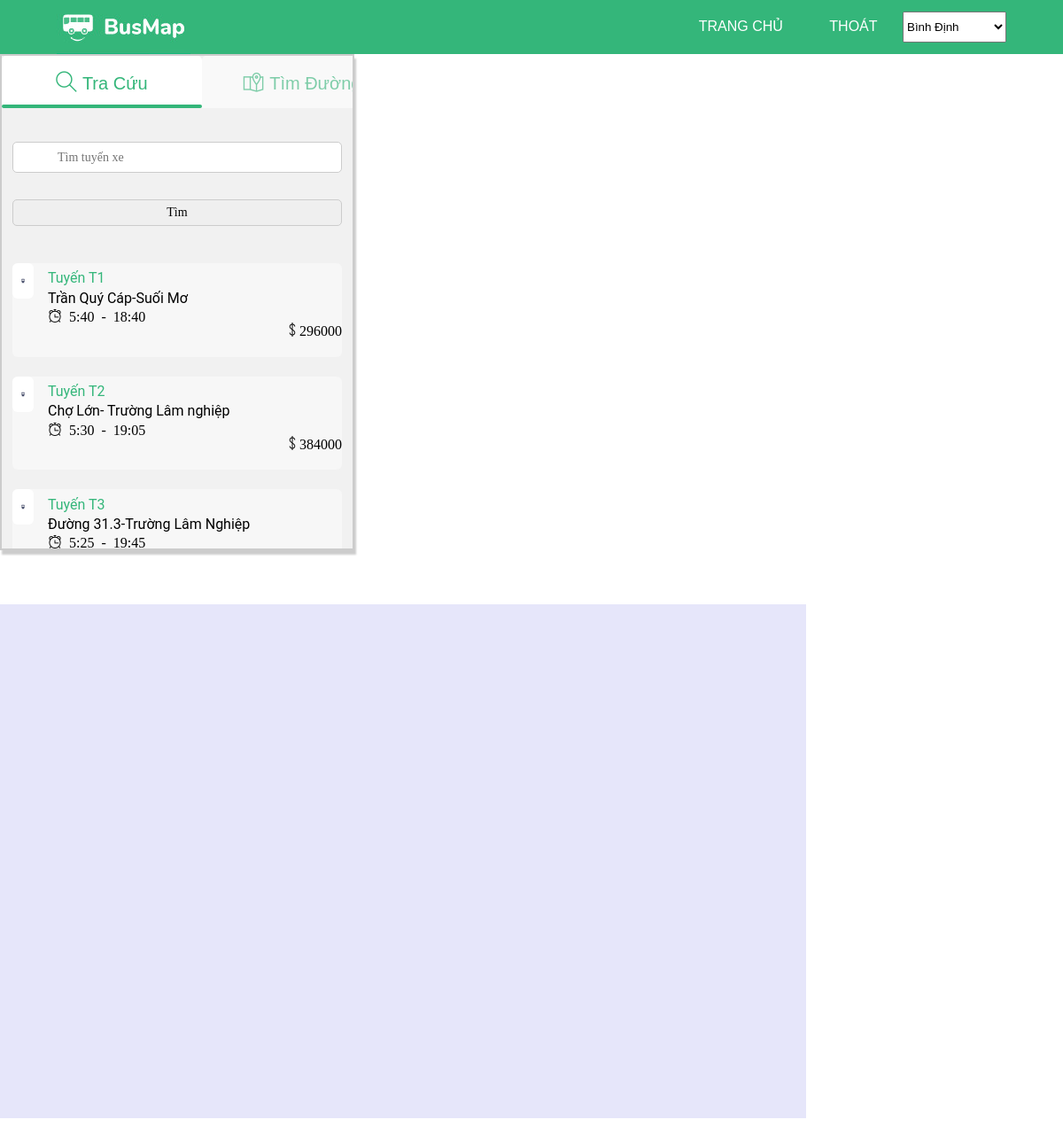
/project/exam.php, run on the app's committed database.
### tables this page shows
CREATE TABLE IF NOT EXISTS `danhsachtuyen` (
  `matuyen` varchar(10) NOT NULL,
  `tentuyen` text NOT NULL,
  `giokhoihanh` text NOT NULL,
  `gioketthuc` text NOT NULL,
  `matrambatdau` varchar(10) NOT NULL,
  `matramketthuc` varchar(10) NOT NULL,
  `tansuat` int(11) NOT NULL,
  `lotrinh` text NOT NULL,
  `soluongxe` int(11) NOT NULL,
  `trangthai` bit(1) DEFAULT b'1',
  PRIMARY KEY (`matuyen`),
  KEY `fk_dstuyen_matrambatdau` (`matrambatdau`),
  KEY `fk_dstuyen_matramketthuc` (`matramketthuc`)
);

### project/site.php (called while the page is built, shortened)
<?php
	function load_topTraCuuTimDuong()
	{
		require('widget/topTraCuuTimDuong.php');
	}
?>

### project/exam.php (the view, shortened to what this page needs)
<?php
	require 'site.php';
	load_topTraCuuTimDuong();
?>
<?php
	$kn = mysqli_connect ('localhost', 'root', '', 'xebuyt') or die ('Không thể kết nối tới database');
	mysqli_set_charset($kn, 'UTF8');
	mysqli_query($kn, "set name 'utf8'");
?>
<html lang="en">
<head>
    <link href="//maxcdn.bootstrapcdn.com/font-awesome/4.1.0/css/font-awesome.min.css" rel="stylesheet">
    <link rel="stylesheet" href="style/fonts/themify-icons/themify-icons.css">
    <link rel="stylesheet" href="style/css/style.css">
</head>
<body>
<div class="tab-map">
<div class="tab">
    <div class="tabs">
        <div class="tab-item active">
          <i class="tab-icon ti-search"></i>
          Tra Cứu
        </div>
        <div class="tab-item">
          <i class="tab-icon ti-map-alt"></i>
          Tìm Đường
        </div>
        <div class="line"></div>
    </div>
    <div class="tab-content">
        <div class="tab-pane active">
            <form action="#" name="fdk" method="POST">
                <input style="float: right;" class="tra_input" type="text" name="tuyen" size="30" placeholder="Tìm tuyến xe">
                <a href="#" ><input class="btnsubmit" type= "submit" name= "btnTim" value= "Tìm"></a>
            </form>
			<?php
				$danhsachtuyen = array(
				'T1',
				'T2',
				'T3',
				);
				$count = count($danhsachtuyen);
				for ($i = 0; $i < $count; $i++){ ?>
			<a href="#" class="btn-item">
			<div class="items">
                <div class="icon-container">
                    <img class="icon-car" src="style/img/icon-car.svg" alt="icon">
                </div>
                <div class="items-info">
						<?php
							$caulenh="SELECT tentuyen, giokhoihanh, gioketthuc , SUM(giave) AS GiaVe FROM danhsachtuyen AS a, danhsachtramke AS b ,vengay WHERE a.matuyen='".$danhsachtuyen[$i]."' AND b.matuyen='".$danhsachtuyen[$i]."' AND b.mavengay=vengay.mavengay";
							$ketqua=mysqli_query($kn,$caulenh)or die ("không thực hiện được câu lệnh");
							if (mysqli_num_rows($ketqua) > 0) {
							while($row = mysqli_fetch_assoc($ketqua)) { echo ""."<br>" ?>
								<div class="name"><span class="name-title">Tuyến </span><?php echo $danhsachtuyen[$i]."<br>"?></div>
								<div class="description"><?php echo $row["tentuyen"]."<br>"?></div>
								<div class="icon-ex ti-alarm-clock"><?php echo  " ".$row["giokhoihanh"]." - ".$row["gioketthuc"]; ?></div>
								<div class="ex-icon-money">
									<i class="icon-money ti-money"><?php echo $row['GiaVe'] ?></i>
								</div>
						<?php  }
							} else {
								echo "0 results";
							}
						?>
					<br>
                </div>
            </div>
			</a>
			<?php
			}
			?>
        </div>
        </div>
    </div>
</div>
	<div class="google-map">
			<iframe src="https://www.google.com/maps/embed?pb=!1m14!1m12!1m3!1d52085.82053445098!2d108.83165752902532!3d14.000112291067511!2m3!1f0!2f0!3f0!3m2!1i1024!2i768!4f13.1!5e0!3m2!1svi!2s!4v1637656705057!5m2!1svi!2s" width="1000" height="500" style="border:0;" allowfullscreen="" loading="lazy"></iframe>
    </div>
</body>
</html>

### project/widget/topTraCuuTimDuong.php (shortened to what this page needs)
<html>
<head>
	<link rel="stylesheet" type="text/css" href="style/css/style.css" />
</head>
<body>
	<div id="top">
        <div id="logo" class="logo-top">
            <a href="formTrangChu.php">
                <img src="style/img/logo_BusMap.jpg" alt="Logo" class="edit-logo">
            </a>
        </div>
        <ul id="top-nav">
            <li><a href="formTrangChu.php">Trang chủ</a></li>
			<li><a href="thoat.php">Thoát</a></li>
            <li>
				<select id="select_kv" class="selectkhuvuc" name="kv1">
					<option>Bình Định</option>
				</select>
			</li>
        </ul>
    </div>

### project/style/css/style.css (style rules this page uses)
* { padding: 0; margin: 0; box-sizing: border-box; }
html { scroll-behavior: smooth; font-family: Arial, Helvetica, sans-serif; }
#logo { display: inline-block; margin-left: 64px; }
#top-intro, #top { position: fixed; height: 61px; background-color: #34b67a; top: 0; left: 0; right: 0; z-index: 1; }
#top-nav-blue, #top-nav { display: inline-block; float: right; margin-right: 64px; }
#top-nav-blue > li, #top-nav > li { display: inline-block; }
#top-nav-blue li, #top-nav li { position: relative; }
#top-nav-blue > li > a, #top-nav > li > a { color: #fff; text-transform: uppercase; }
#top-nav-blue li a, #top-nav li a { text-decoration: none; line-height: 60px; padding: 0px 24px; display: block; }
.tab-map { display: flex; }
.tab { display: block; overflow: hidden; max-width: 33.33333%; margin-top: 61px; height: 560px; border: 2px solid #ccc; background-color: #f1f1f1; box-shadow:2px 5px 2px #ccc; overflow-y: scroll; }
.tabs { display: flex; position: relative; }
.tabs .line { position: absolute; left: 0; bottom: 0; width: 0; height: 4px; border-radius: 15px; background-color: #34b67a; transition: all 0.2s ease; }
.tab-item { min-width: 226px; padding: 16px 20px 11px 20px; font-size: 20px; text-align: center; color: #34b67a; background-color: #fff; border-top-left-radius: 5px; border-top-right-radius: 5px; border-bottom: 5px solid transparent; opacity: 0.6; cursor: pointer; transition: all 0.5s ease; }
.tab-icon { font-size: 24px; width: 32px; position: relative; top: 2px; }
.tab-item.active { opacity: 1; }
.tab-content { padding: 28px 0; margin-left: 12px; margin-right: 12px; }
.tab-pane { color: #333; display: none; }
.tab-pane.active { display: block; }
.tra_input { width: 100%; height: 35px; box-sizing: border-box; border-radius: 5px; border: 1px solid #ccc; margin-bottom: 20px; font-size: 14px; font-family: Montserrat; padding: 0 20px 0 50px; outline: none; margin-top:10px; }
.btnsubmit { width: 100%; height: 30px; box-sizing: border-box; border-radius: 5px; border: 1px solid #ccc; margin-bottom: 20px; font-size: 14px; font-family: Montserrat; padding: 0 10px 0 10px; outline: none; margin-top:10px; }
.google-map { position:relative; top: 61px; width: 910px; height: 580px; background-color:lavender; }
.items { margin-top: 22px; background: #f7f7f7; border-radius: 6px; display: flex; color: #000; font-family: Roboto,sans-serif; line-height: 1.4; }
.items .icon-container { padding: 10px; background: #fff; border-radius: 6px; width: 40px; height: 40px; }
.items .icon-car { width: 100%; height: 100%; max-width: 20px; max-height: 20px; }
.items .items-info { margin-left: 16px; margin-top: -16px; }
.items .name { color: #34b67a; }
.items .name-title { color: #34b67a; }
.items .icon-money { margin-left: 268px; }
.tab-content .btn-item { text-decoration: none; }

### project/widget/topTraCuuTimDuong.php (style rules this page uses)
.selectkhuvuc { height:35px; }

### data on the page
danhsachtuyen: i "T1", tentuyen "Trần Quý Cáp-Suối Mơ", giokhoihanh "5:40", gioketthuc "18:40", GiaVe "296000"
danhsachtuyen: i "T2", tentuyen "Chợ Lớn- Trường Lâm nghiệp", giokhoihanh "5:30", gioketthuc "19:05", GiaVe "384000"
danhsachtuyen: i "T3", tentuyen "Đường 31.3-Trường Lâm Nghiệp", giokhoihanh "5:25", gioketthuc "19:45"
